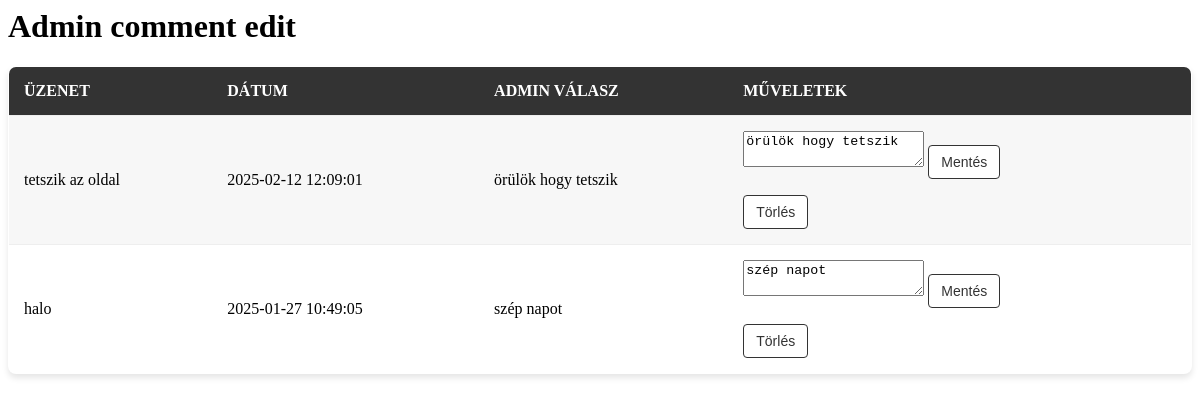
Page /admin/admin-comment-edit.php on the committed database.
### tables this page shows
CREATE TABLE `comments` (
  `id` int(11) NOT NULL,
  `message` text NOT NULL,
  `consent` tinyint(1) NOT NULL,
  `reply` text DEFAULT NULL,
  `created_at` timestamp NOT NULL DEFAULT current_timestamp(),
  `nick` varchar(64) NOT NULL
);

### admin/admin-comment-edit.php (the view, shortened to what this page needs)
<h1>Admin comment edit</h1>
<?php
include "kapcsolat.php";
$sql_comments = "SELECT * FROM comments ORDER BY created_at DESC";
$result_comments = $db->query($sql_comments);
?>
<table>
    <tr>
        <th>Üzenet</th>
        <th>Dátum</th>
        <th>Admin Válasz</th>
        <th>Műveletek</th>
    </tr>
    <?php
    if ($result_comments->num_rows > 0) {
        while ($comment = $result_comments->fetch_assoc()) {
            echo "<tr>";
            echo "<td>" . htmlspecialchars($comment['message']) . "</td>";
            echo "<td>" . htmlspecialchars($comment['created_at']) . "</td>";
            echo "<td>" . ($comment['reply'] ? htmlspecialchars($comment['reply']) : "Nincs válasz") . "</td>";
            echo "<td>
                    <form method='post' action='reply_to_comment.php'>
                        <textarea name='reply' placeholder='Írj választ...' required>" . htmlspecialchars($comment['reply']) . "</textarea>
                        <input type='hidden' name='comment_id' value='" . $comment['id'] . "'>
                        <button type='submit'>Mentés</button>
                    </form>
                    <a href='delete_comment.php?id=" . $comment['id'] . "'><button>Törlés</button></a>
                </td>";
            echo "</tr>";
        }
    } else {
        echo "<tr><td colspan='4'>Nincsenek kommentek.</td></tr>";
    }
    ?>
</table>

### admin/admin-comment-edit.php (style rules this page uses)
table { width: 100%; border-collapse: collapse; margin: 20px 0; background-color: #fff; border: 1px solid #ccc; border-radius: 8px; overflow: hidden; box-shadow: 0 4px 6px rgba(0, 0, 0, 0.1); }
th, td { padding: 15px; text-align: left; border-bottom: 1px solid #eee; }
th { background-color: #333; color: #fff; font-weight: bold; text-transform: uppercase; }
tr:nth-child(even) { background-color: #f7f7f7; }
tr:nth-child(odd) { background-color: #fff; }
button { padding: 8px 12px; border: 1px solid #333; border-radius: 4px; background-color: #fff; color: #333; font-size: 14px; cursor: pointer; transition: background-color 0.3s ease, color 0.3s ease; }
a { text-decoration: none; }

### rows in the picture
comments: message "tetszik az oldal", created_at "2025-02-12 12:09:01", reply "örülök hogy tetszik"
comments: message "halo", created_at "2025-01-27 10:49:05", reply "szép napot"
